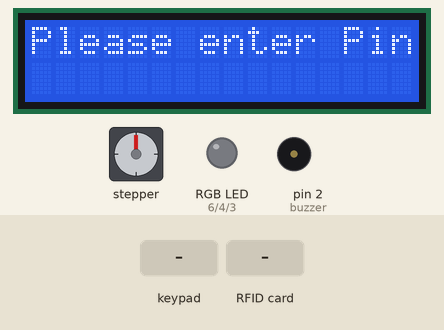
A sketch run on a simulated Arduino Mega 2560, built with avr-gcc and run on an emulated ATmega2560. Parts: 16×2 character LCD, stepper motor, an RGB LED mixed from three pins (HIGH = lit), buzzer (waves = sounding). The test bench sets the inputs (shaded band). Stepper angles assume 2048 steps per turn; pins used as bus, display or sensor lines are not drawn. At 15.6 s the program stops and its outputs stay as they are.

Above: at 4.2 s.
4.3 s: keypad keys 1 2 3 4 pressed 0.4 s apart
At 7.5 s:
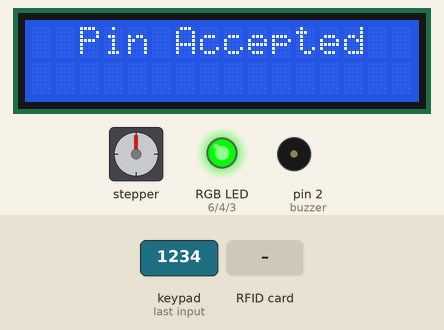
At 8.7 s:
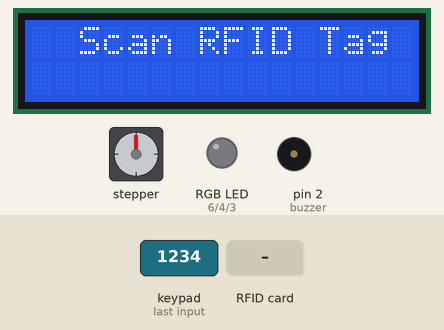
8.9 s: RFID card 6A 17 9A 3A held to the reader
At 10.5 s:
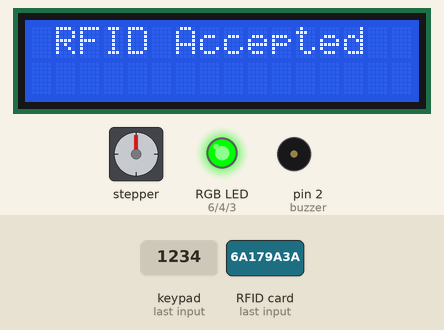
Timing chart, 0 to 17.0 s (numbered marks = the images above; inputs shaded):
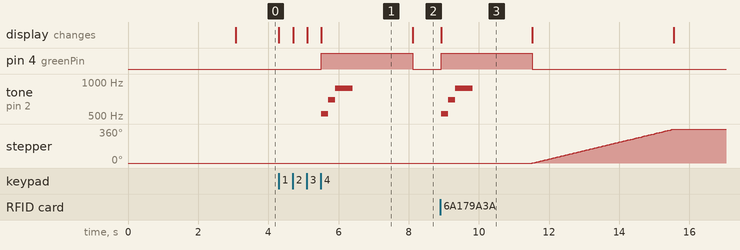

Measured:
- after the input at 4.3 s, pin 4 (greenPin): LOW → HIGH after 1.2 s, → LOW 2.6 s later; tone on pin 2 (buzzer): silent → 523 Hz after 1.2 s, → 698 Hz 0.20 s later, → 880 Hz 0.20 s later, → silent 0.50 s later; the display: first changes at once (image 1 shows a later state)
- after the input at 8.9 s, pin 4 (greenPin): LOW → HIGH at once, → LOW 2.6 s later; tone on pin 2 (buzzer): silent → 523 Hz at once, → 698 Hz 0.20 s later, → 880 Hz 0.20 s later, → silent 0.50 s later; stepper: turns 360° clockwise in 4.0 s, starting after 2.6 s; the display: changes at once (image 3)
- what the display in image 1 shows lasts 2.6 s, from 5.5 s to 8.1 s

The sketch:

main.ino
```cpp
//RFID DoorLock
//
//
// created by collin hamilton

// include the library code:
#include <LiquidCrystal.h>
#include <Keypad.h>
#include "pitches.h"
#include <SPI.h>
#include <MFRC522.h>
#include <Stepper.h>
#define SS_PIN 53
#define RST_PIN 5
//Create RFID instance
MFRC522 mfrc522(SS_PIN, RST_PIN);
// initialize the library with the numbers of the interface pins
LiquidCrystal lcd(41, 39, 49, 47, 45, 43);
const int stepsPerRevolution = 2048;  // change this to fit the number of steps per revolution
const int rolePerMinute = 15;
const byte ROWS = 4; //four rows
const byte COLS = 4; //four columns
//define the cymbols on the buttons of the keypads
char hexaKeys[ROWS][COLS] = {
  {'1','2','3','A'},
  {'4','5','6','B'},
  {'7','8','9','C'},
  {'*','0','#','D'}
};
byte rowPins[ROWS] = {37, 35, 33, 31}; //connect to the row pinouts of the keypad
byte colPins[COLS] = {29, 27, 25, 23}; //connect to the column pinouts of the keypad
String pin = "1234";
//initialize an instance of class NewKeypad
Keypad myKeypad = Keypad( makeKeymap(hexaKeys), rowPins, colPins, ROWS, COLS);
Stepper myStepper(stepsPerRevolution, 8, 10, 9, 11);
int buzzer = 2;
String num1;
int melody_correct[] = {
  NOTE_C5,NOTE_F5,NOTE_A5};
int melody_incorrect[] = {
  NOTE_F5,NOTE_C5};
int duration = 500;  // 500 miliseconds
//RGB Variables
int redPin= 6;
int greenPin = 4;
int bluePin = 3;
bool check = false;
void setup() {
  //Set up Stepper
  myStepper.setSpeed(rolePerMinute);
  // set up RGB LED
  pinMode(redPin, OUTPUT);
  pinMode(greenPin, OUTPUT);
  pinMode(bluePin, OUTPUT);
  pinMode(buzzer,OUTPUT);
  // set up the LCD's number of columns and rows:
  lcd.begin(16, 2);
  // Print a message to the LCD.
  lcd.print("    Welcome!");
  delay(3000);
}


void setColor(int redValue, int greenValue, int blueValue) {
  analogWrite(redPin, redValue);
  analogWrite(greenPin, greenValue);
  analogWrite(bluePin, blueValue);
}


void loop() {
  lcd.setCursor(0, 0);
  lcd.print("Please enter Pin");
  lcd.setCursor(0, 1);
  char key = myKeypad.getKey();
  unsigned char i;
  if (key != NO_KEY && (key=='1'||key=='2'||key=='3'||key=='4'||key=='5'||key=='6'||key=='7'||key=='8'||key=='9'||key=='0'))// check which key is pressed by checking its integer value
    {
      if (num1.length() < 4){
        num1 = num1 + key; // storing the value of key pressed in num1
        lcd.setCursor(6, 1);
        lcd.print(num1); // printing the first number entered
      }
    }
   if (num1.length() == 4){
     if (num1 == pin) {
      num1 = "";
      lcd.clear();
      lcd.setCursor(0, 0);
      lcd.print("  Pin Accepted");
      setColor(0, 255, 0);
      for (int thisNote = 0; thisNote < 3; thisNote++) {
      // pin8 output the voice, every scale is 0.5 sencond
      tone(2, melody_correct[thisNote],duration);
      delay(200);
    }
      delay(2000);
      setColor(0, 0, 0);
      lcd.clear();
      lcd.setCursor(0, 0);
      lcd.print("  Scan RFID Tag");
      while (check == false){
      //Start RFID Scan
        SPI.begin();      // Initiate  SPI bus
        mfrc522.PCD_Init();   // Initiate MFRC522
      // Look for new cards
          if ( ! mfrc522.PICC_IsNewCardPresent())
          {
            continue;
          }
          // Select one of the cards
          if ( ! mfrc522.PICC_ReadCardSerial())
          {
           continue;
          }
          String content= "";
          byte letter;
          for (byte i = 0; i < mfrc522.uid.size; i++)
          {
             content.concat(String(mfrc522.uid.uidByte[i] < 0x10 ? " 0" : " "));
             content.concat(String(mfrc522.uid.uidByte[i], HEX));
          }
          content.toUpperCase();
          if (content.substring(1) == "6A 17 9A 3A") //change here the UID of the card/cards that you want to give access
          {
            check = true;
            lcd.clear();
            lcd.setCursor(0, 0);
            lcd.print(" RFID Accepted");
            setColor(0, 255, 0);
            for (int thisNote = 0; thisNote < 3; thisNote++) {
            // pin8 output the voice, every scale is 0.5 sencond
            tone(2, melody_correct[thisNote],duration);
            delay(200);
          }
          delay(2000);
          //Begin Stepper Motor Operation
          lcd.clear();
          lcd.setCursor(0, 0);
          setColor(0, 0, 0);
          lcd.print("...Unlocking...");
          myStepper.step(stepsPerRevolution);
          lcd.clear();
          while (1==1){
            ;
          }}

         else   {
            lcd.clear();
            lcd.setCursor(0, 0);
            setColor(255, 0, 0);
            lcd.print(" Incorrect RFID");
            for (int thisNote = 0; thisNote < 2; thisNote++) {
          // pin8 output the voice, every scale is 0.5 sencond
          tone(2, melody_incorrect[thisNote], duration);
          delay(3000);
          setColor(0, 0, 0);
          lcd.clear();
          lcd.setCursor(0, 0);
          lcd.print("  Scan RFID Tag");
                }

      }
      }}
    else {
      num1 = "";
      lcd.clear();
      lcd.setCursor(0, 0);
      setColor(255, 0, 0);
      lcd.print("Incorrect Pin");
      for (int thisNote = 0; thisNote < 2; thisNote++) {
    // pin8 output the voice, every scale is 0.5 sencond
    tone(2, melody_incorrect[thisNote], duration);
    delay(300);
  }
    delay(2000);
    setColor(0, 0, 0);
      }
  }

}
```
